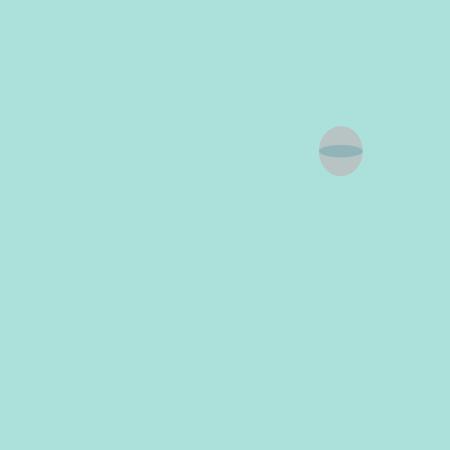
Frame 1 (no input)
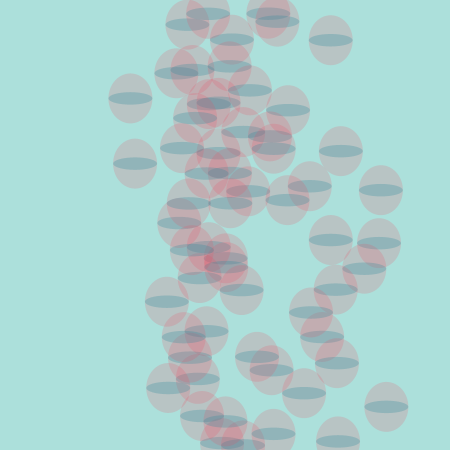
Frame 60 (the mouse pressed at the canvas centre just before this capture)
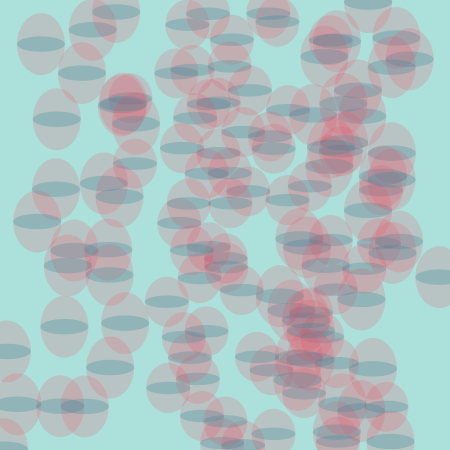
Frame 120 (the mouse held since frame 60 and released just before this capture)

The Processing sketch that drew these frames (run headless with seeded random() and noise(); from frame 60 on, the mouse is pressed at the canvas centre):

// Processing sketch: processing_3264
// ── processing_3264.pde

Pincel p;


void setup(){
  size(450, 450);
  background(#ACE0DB,22); 
  smooth();
  p = new Pincel();
}


void draw(){
  p.dibuja();
}


class Pincel{
  float x, y;
  float diam;
  float diam2;
  color col;

  Pincel(){
    x = random(width);
    y = random(width);
    diam = 22;
    diam2= 25;// se crea una nueva variable distinta del ejemplo
    col = color(240,67,89,45);
  }

  void dibuja(){
    calc();
    fill(col);
    noStroke();
    ellipse(x,y, diam*2, diam2*2); 
    fill(#2A899B,70);
    ellipse(x,y, diam*2, diam2/2);
    ;
  }

  void calc(){
    x += random(-50, 55);
    y += random(20, 80);
   
    
    x = x % height;
    y = y % height;
   
    
    if (x < 0) x = 4;
    if (y < 0) y = -3;
    
  }
}


void mousePressed(){
 p.diam +=2; // aumento de ancho de las pelotitas
 p.diam2 +=6;// aumento de alto de las pelotitas
}
